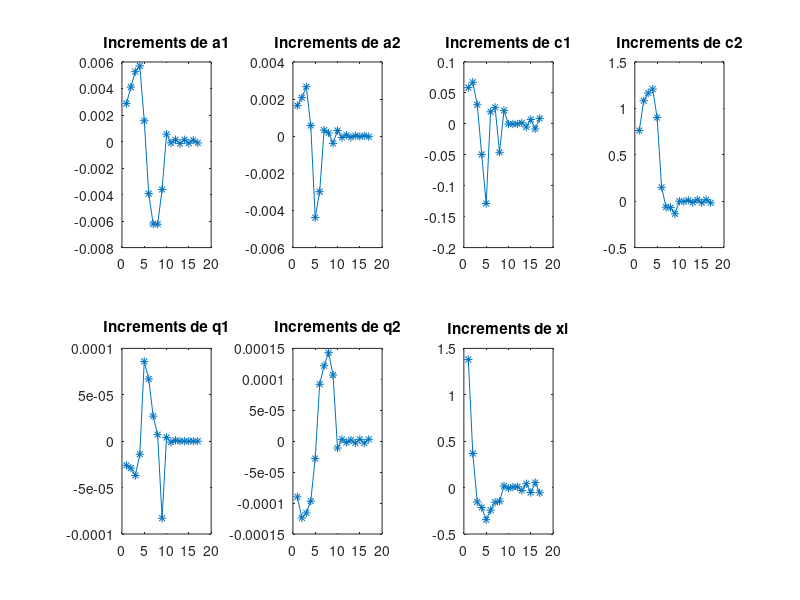

This figure's MATLAB source:
clear
clf
A = [0.002863 0.001652 0.058602 0.761634 -0.000026 -0.000090 1.380968  ; 0.004105 0.002076 0.067215 1.082329 -0.000029 -0.000124 0.367686  ; 0.005268 0.002665 0.030804 1.165975 -0.000037 -0.000116 -0.154431  ; 0.005707 0.000580 -0.049377 1.208391 -0.000014 -0.000097 -0.214911  ; 0.001565 -0.004383 -0.128778 0.900882 0.000086 -0.000028 -0.345758  ; -0.003925 -0.002987 0.019473 0.150403 0.000067 0.000092 -0.242565  ; -0.006219 0.000329 0.026642 -0.063943 0.000027 0.000122 -0.157513  ; -0.006239 0.000179 -0.045958 -0.068847 0.000007 0.000143 -0.147796  ; -0.003617 -0.000385 0.021711 -0.135910 -0.000083 0.000107 0.017805  ; 0.000556 0.000308 -0.000388 0.000551 0.000004 -0.000011 -0.006497  ; -0.000101 -0.000068 -0.000235 -0.004396 -0.000001 0.000003 0.005669  ; 0.000137 0.000068 -0.000131 0.009877 0.000001 -0.000002 0.009476  ; -0.000156 -0.000058 0.001690 -0.012688 -0.000000 0.000002 -0.030391  ; 0.000135 0.000029 -0.005075 0.015423 0.000000 -0.000003 0.042152  ; -0.000122 -0.000019 0.007080 -0.016535 -0.000000 0.000003 -0.052337  ; 0.000105 0.000027 -0.008199 0.016263 0.000000 -0.000003 0.054896  ; -0.000105 -0.000023 0.008803 -0.016866 -0.000000 0.000003 -0.055840 ];
% Vecteur colonne du nombre d'itérations
N=length(A(:,1));
iterations=[1:N]';

% Tracé
titres=['Increments de a1';'Increments de a2';'Increments de c1';'Increments de c2';'Increments de q1';'Increments de q2';'Increments de xi'];
for i=1:7
	subplot(2,4,i)
	plot(iterations(1:end), A(1:end,i), '*-');
	title(titres(i,:));
end

